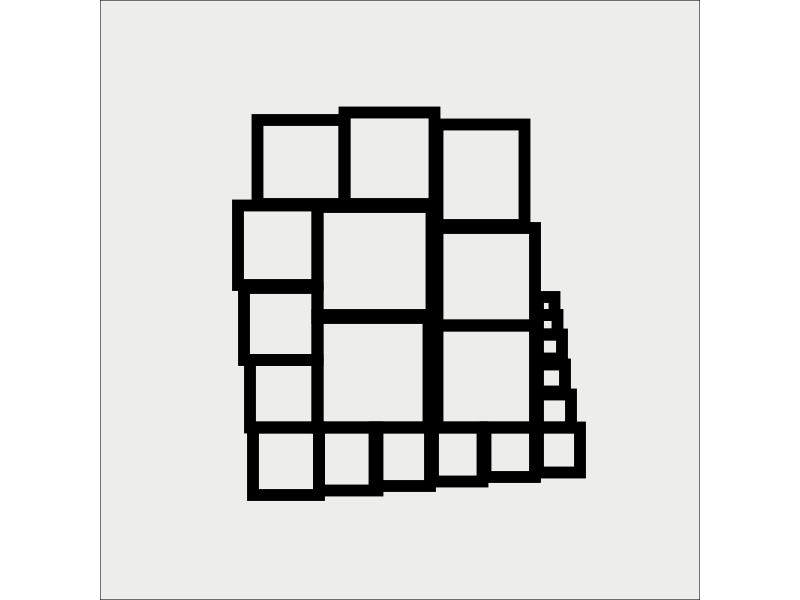

This figure's R source: (Note: this script raises an error after producing the figure.)
## ---- chunk 1
knitr::opts_chunk$set(echo = TRUE)
## ---- chunk 2
library(ggplot2)
## ---- chunk 3
ggplot() +
  # ggimage::geom_image(data = NULL, aes(0, 0, image = "original.png"), size = 1.4) +
   # middle large
  geom_rect(aes(xmin=-0.55, xmax=0.21, ymin=-0.12, ymax=0.62),
            fill=NA, size=4, color="black") +
  geom_rect(aes(xmin=-0.55, xmax=0.19, ymin=-.85, ymax=-0.1),
            fill=NA, size=4, color="black") +
  geom_rect(aes(xmin=-0.37, xmax=0.23, ymin=0.64, ymax=1.25),
            fill=NA, size=4, color="black") +

  # right large
  geom_rect(aes(xmin=0.25, xmax=0.83, ymin=.5, ymax=1.17),
            fill=NA, size=4, color="black") +
  geom_rect(aes(xmin=0.25, xmax=.9, ymin=-.17, ymax=.48),
            fill=NA, size=4, color="black") +
  geom_rect(aes(xmin=0.25, xmax=.9, ymin=-.85, ymax=-.17),
            fill=NA, size=4, color="black") +

  # left large
  geom_rect(aes(xmin=-.95, xmax=-0.37, ymin=0.64, ymax=1.2),
            fill=NA, size=4, color="black") +
  geom_rect(aes(xmin=-1.08, xmax=-0.55, ymin=.1, ymax=0.63),
            fill=NA, size=4, color="black") +
  geom_rect(aes(xmin=-1.04, xmax=-0.55, ymin=-.4, ymax=.08),
            fill=NA, size=4, color="black") +
  geom_rect(aes(xmin=-1, xmax=-0.55, ymin=-.85, ymax=-.4),
            fill=NA, size=4, color="black") +

  # bottom
  geom_rect(aes(xmin=-.98, xmax=-0.54, ymin=-.85, ymax=-1.3),
            fill=NA, size=4, color="black") +
  geom_rect(aes(xmin=-.15, xmax=-0.54, ymin=-.85, ymax=-1.27),
            fill=NA, size=4, color="black") +
  geom_rect(aes(xmin=-.17, xmax=.2, ymin=-.85, ymax=-1.24), 
            fill=NA, size=4, color="black") +
  geom_rect(aes(xmin=.22, xmax=.55, ymin=-.85, ymax=-1.21), 
            fill=NA, size=4, color="black") +
  geom_rect(aes(xmin=.57, xmax=.9, ymin=-.85, ymax=-1.18), 
            fill=NA, size=4, color="black") +
  geom_rect(aes(xmin=.92, xmax=1.2, ymin=-.85, ymax=-1.15), 
            fill=NA, size=4, color="black") +
  
  # right-side
  geom_rect(aes(xmin=.92, xmax=1.14, ymin=-.63, ymax=-.85), 
            fill=NA, size=4, color="black") +
  geom_rect(aes(xmin=.92, xmax=1.1, ymin=-.43, ymax=-.61), 
            fill=NA, size=4, color="black") +
  geom_rect(aes(xmin=.92, xmax=1.08, ymin=-.23, ymax=-.39), 
            fill=NA, size=4, color="black") +
  geom_rect(aes(xmin=.92, xmax=1.05, ymin=-.1, ymax=-.23), 
            fill=NA, size=4, color="black") +
  geom_rect(aes(xmin=.92, xmax=1.03, ymin=-.1, ymax=.02), 
            fill=NA, size=4, color="black") +
  
  xlim(-2, 2) +
  ylim(-2, 2) +
  coord_fixed(expand = FALSE, clip = "on") +
  theme_void() +
  theme(plot.background = element_rect(fill="#EDEDEC")) +
  ggsave("plot.png")
